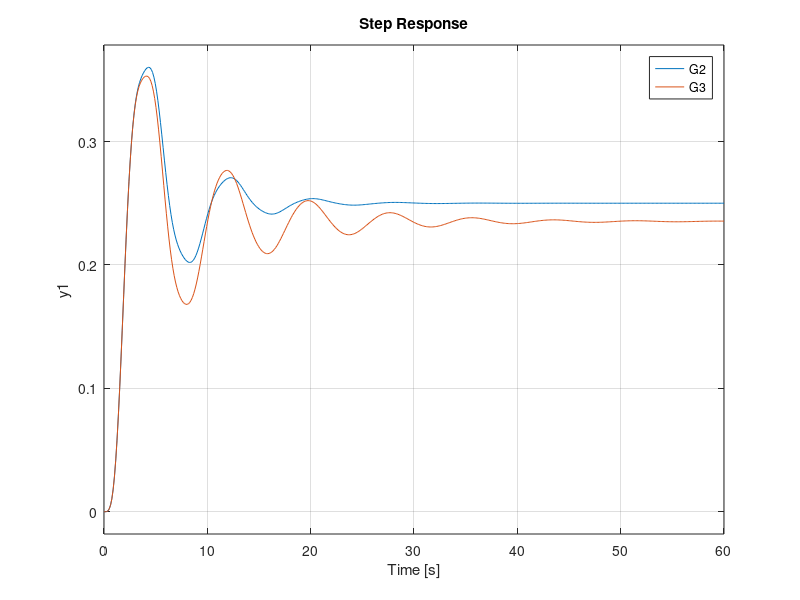

This figure's MATLAB source:
% SEMPRE UTILIZAR O COMANDO ABAIXO NO ARQUIVO PRINCIPAL
clc; clear; close all;
% Com eles, voce limpa as variaveis, fecha todos os arquivos abertos e
% limpa a tela. Isso torna mais facil e rapido a identificacao e correcao
% de erros

% variaveis
m1=4; m2=2; b=2; k1=4; k2=8;
% operador Laplace
s = tf('s');

% funcoes de transferencia
num_x1 = m2*s^2 + b*s + k2;
num_x2 = k2;
den = (m1*s^2 + k1+k2)*(m2*s^2 + b*s + k2) - k2^2;
G1 = num_x1/den;
G2 = num_x2/den;

% extraindo dados das funcoes de transferencia
[num1,den1] = tfdata(G1,'v');
[num2,den2] = tfdata(G2,'v');

% sistema G2 com realimentacao G1
G3 = feedback(G2,G1);

% sistemas G2 e G3 - resposta ao degrau unitario
step(G2,G3);
legend('G2','G3');

% Abre arquivo Simulink criado anteriormente
% simulink('aula2_1b_simulink');